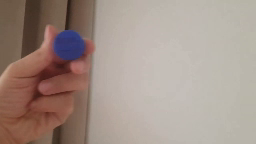
//> input picture frame 26 of Simple Color Tracker/for Video/blue-track.mp4, 256 x 144 px
$ ./ColorTracker   (built with g++ and OpenCV 4)
//> lines starting //> are read from the running program, lines starting //| are printed output that depends on the picture; after the words box and inside, x2 and y2 are one past the last pixel; in counts of white or black regions, pixels touching at a corner belong together
#include <opencv2/opencv.hpp>

int main() {

  cv::VideoCapture cap("blue-track.mp4");

  while (true) {
    cv::Mat frame;
    cap >> frame;
//> frame is the input picture: 144 rows x 256 cols, CV_8UC3; mean B, G, R 136.7, 145.9, 162.9
    if (frame.empty()) {
      break;
    }

    cv::Mat hsv;
    cv::cvtColor(frame, hsv, cv::COLOR_BGR2HSV);
//> hsv: 144 rows x 256 cols, CV_8UC3; mean H, S, V 17, 52.6, 164

    cv::Scalar lower_blue(100,50,50);
    cv::Scalar upper_blue(130,255,255);

    cv::Mat mask;
    cv::inRange(hsv, lower_blue, upper_blue, mask);
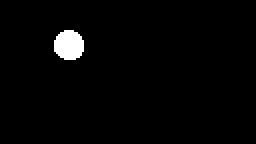
//> mask: 144 rows x 256 cols, CV_8UC1; 2% white; 1 white region

    std::vector<std::vector<cv::Point> > contours;
    cv::findContours(mask, contours, cv::RETR_TREE, cv::CHAIN_APPROX_SIMPLE);
//> contours = 1 contour; box (x1, y1, x2, y2) and area: (54, 30, 84, 60) 676

    if (contours.size() > 0) {
      cv::Point2f center;
      float radius;
      cv::minEnclosingCircle(contours[0], center, radius);
//> center = Point(68.67, 45.1); radius = 15.81

      int x = (int)center.x;
//> x = 68
      int y = (int)center.y;
//> y = 45
      int r = (int)radius;
//> r = 15

      cv::circle(frame, cv::Point(x,y), r, cv::Scalar(0,0,255), 2);
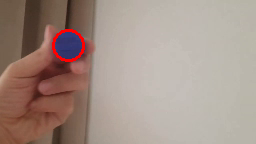
//> frame: 144 rows x 256 cols, CV_8UC3; 0.76% of pixels changed, all inside (x1, y1, x2, y2) = (52, 29, 85, 62)
    }

    cv::imshow("image", frame);

    char k = (char)cv::waitKey(5);
//> the Esc key is pressed
    if (k == 27) {
      break;
    }
  }

  cv::destroyAllWindows();
  cap.release();

  return 0;
}

$ run again, starting later in the video
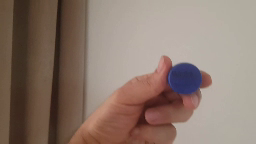
//> input picture frame 117 of Simple Color Tracker/for Video/blue-track.mp4, 256 x 144 px
//> frame is the input picture: 144 rows x 256 cols, CV_8UC3; mean B, G, R 109.6, 120.6, 140
//> hsv: 144 rows x 256 cols, CV_8UC3; mean H, S, V 16.4, 70.2, 141
//> `cv::inRange(hsv, lower_blue, upper_blue, mask);`:
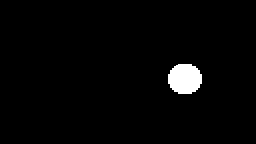
//> mask: 144 rows x 256 cols, CV_8UC1; 2.3% white; 1 white region
//> contours = 1 contour; box (x1, y1, x2, y2) and area: (168, 64, 202, 94) 776
//> center = Point(184.5, 78.5); radius = 17.1
//> x = 184
//> y = 78
//> r = 17
//> `cv::circle(frame, cv::Point(x,y), r, cv::Scalar(0,0,255), 2);`:
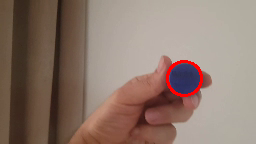
//> frame: 144 rows x 256 cols, CV_8UC3; 0.91% of pixels changed, all inside (x1, y1, x2, y2) = (166, 60, 203, 97)

$ run again, starting later in the video
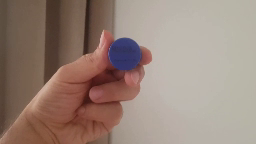
//> input picture frame 208 of Simple Color Tracker/for Video/blue-track.mp4, 256 x 144 px
//> frame is the input picture: 144 rows x 256 cols, CV_8UC3; mean B, G, R 121.3, 132, 152.3
//> hsv: 144 rows x 256 cols, CV_8UC3; mean H, S, V 17.1, 63.6, 153.4
//> `cv::inRange(hsv, lower_blue, upper_blue, mask);`:
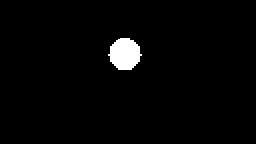
//> mask: 144 rows x 256 cols, CV_8UC1; 2.2% white; 1 white region
//> contours = 1 contour; box (x1, y1, x2, y2) and area: (108, 38, 142, 70) 748
//> center = Point(124.5, 53.91); radius = 16.54
//> x = 124
//> y = 53
//> r = 16
//> `cv::circle(frame, cv::Point(x,y), r, cv::Scalar(0,0,255), 2);`:
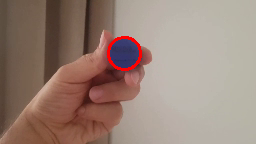
//> frame: 144 rows x 256 cols, CV_8UC3; 0.84% of pixels changed, all inside (x1, y1, x2, y2) = (107, 36, 142, 71)
